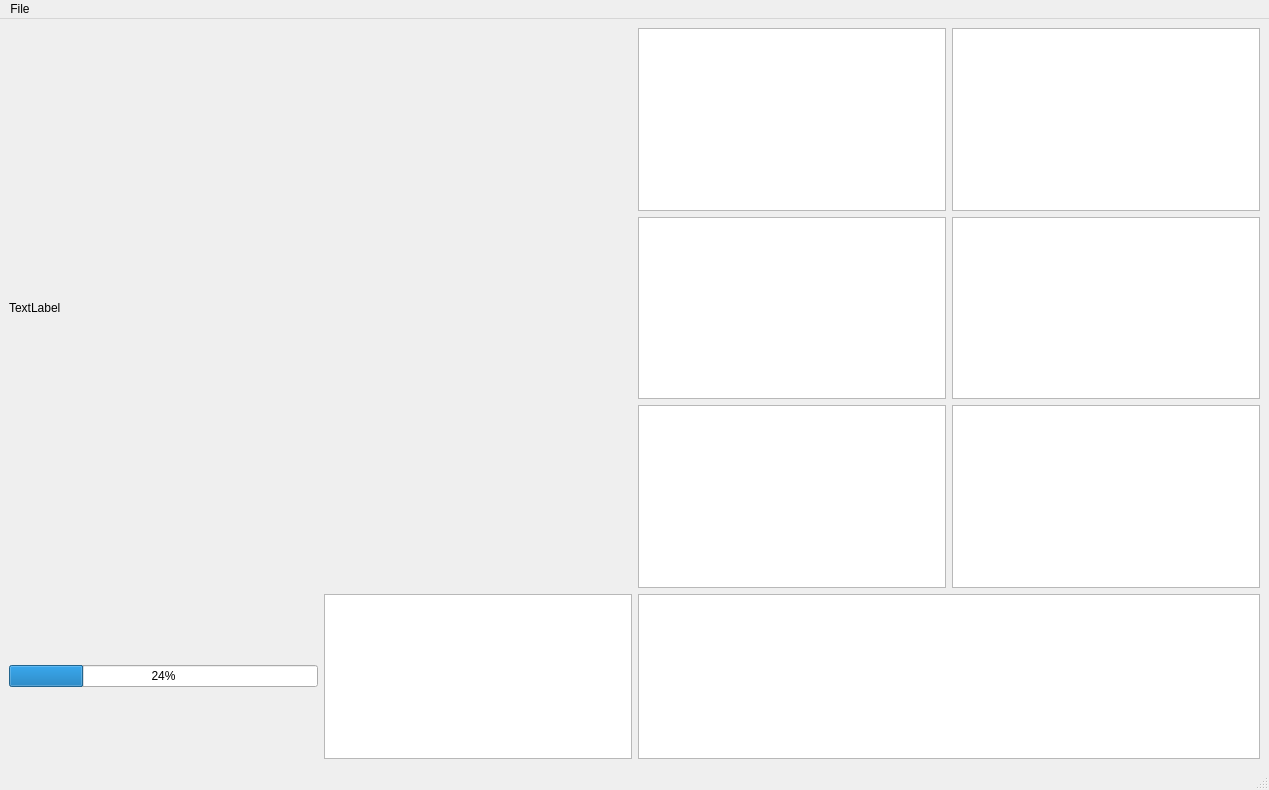
<?xml version="1.0" encoding="UTF-8"?>
<ui version="4.0">
 <class>MainWindow</class>
 <widget class="QMainWindow" name="MainWindow">
  <property name="geometry">
   <rect>
    <x>0</x>
    <y>0</y>
    <width>1269</width>
    <height>790</height>
   </rect>
  </property>
  <property name="windowTitle">
   <string>MainWindow</string>
  </property>
  <widget class="QWidget" name="centralwidget">
   <layout class="QGridLayout" name="gridLayout">
    <item row="0" column="1">
     <layout class="QGridLayout" name="gridLayout_3">
      <item row="1" column="1">
       <widget class="QGraphicsView" name="graphicsView_4"/>
      </item>
      <item row="2" column="1">
       <widget class="QGraphicsView" name="graphicsView_6"/>
      </item>
      <item row="1" column="0">
       <widget class="QGraphicsView" name="graphicsView_3"/>
      </item>
      <item row="0" column="1">
       <widget class="QGraphicsView" name="graphicsView_2"/>
      </item>
      <item row="2" column="0">
       <widget class="QGraphicsView" name="graphicsView_5"/>
      </item>
      <item row="0" column="0">
       <widget class="QGraphicsView" name="graphicsView"/>
      </item>
     </layout>
    </item>
    <item row="0" column="0">
     <widget class="QLabel" name="label">
      <property name="text">
       <string>TextLabel</string>
      </property>
     </widget>
    </item>
    <item row="1" column="1">
     <widget class="QTextEdit" name="textEdit"/>
    </item>
    <item row="1" column="0">
     <layout class="QHBoxLayout" name="horizontalLayout">
      <item>
       <widget class="QProgressBar" name="progressBar">
        <property name="value">
         <number>24</number>
        </property>
       </widget>
      </item>
      <item>
       <widget class="QGraphicsView" name="graphicsView_7"/>
      </item>
     </layout>
    </item>
   </layout>
  </widget>
  <widget class="QMenuBar" name="menubar">
   <property name="geometry">
    <rect>
     <x>0</x>
     <y>0</y>
     <width>1269</width>
     <height>25</height>
    </rect>
   </property>
   <widget class="QMenu" name="menuFile">
    <property name="title">
     <string>File</string>
    </property>
    <addaction name="actionQuit"/>
   </widget>
   <addaction name="menuFile"/>
  </widget>
  <widget class="QStatusBar" name="statusbar"/>
  <action name="actionQuit">
   <property name="text">
    <string>Quit</string>
   </property>
   <property name="shortcut">
    <string>Ctrl+W</string>
   </property>
  </action>
 </widget>
 <resources/>
 <connections>
  <connection>
   <sender>actionQuit</sender>
   <signal>triggered()</signal>
   <receiver>MainWindow</receiver>
   <slot>close()</slot>
   <hints>
    <hint type="sourcelabel">
     <x>-1</x>
     <y>-1</y>
    </hint>
    <hint type="destinationlabel">
     <x>399</x>
     <y>299</y>
    </hint>
   </hints>
  </connection>
 </connections>
</ui>
